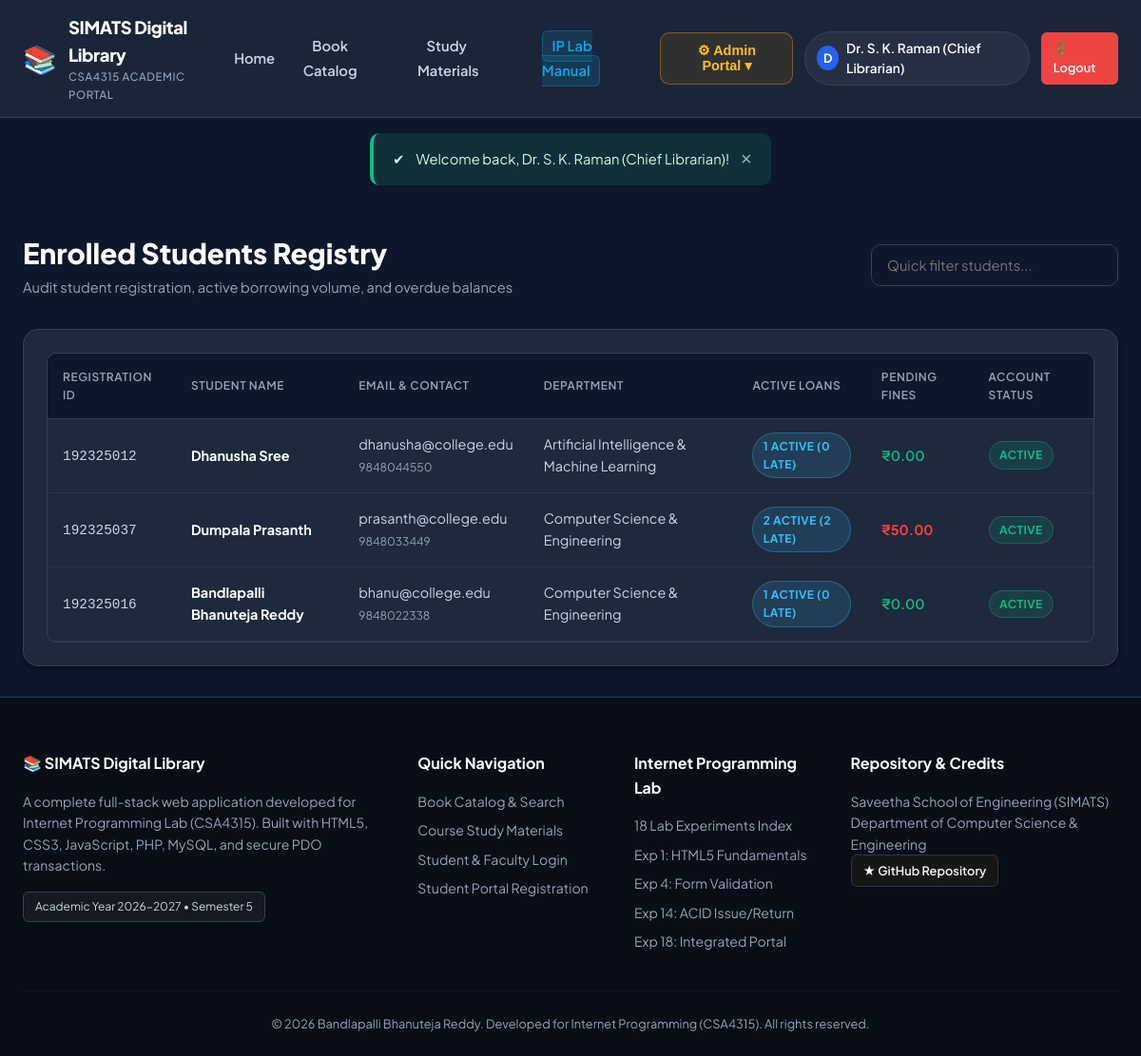
The app's page /admin/students.php (signed in) with its own data.
### tables this page shows
CREATE TABLE IF NOT EXISTS users (
    id INT AUTO_INCREMENT PRIMARY KEY,
    student_id VARCHAR(50) NOT NULL UNIQUE,
    name VARCHAR(100) NOT NULL,
    email VARCHAR(100) NOT NULL UNIQUE,
    password VARCHAR(255) NOT NULL,
    role ENUM('admin', 'student') NOT NULL DEFAULT 'student',
    phone VARCHAR(20) DEFAULT NULL,
    department VARCHAR(100) DEFAULT 'Computer Science & Engineering',
    status ENUM('active', 'suspended') NOT NULL DEFAULT 'active',
    created_at TIMESTAMP DEFAULT CURRENT_TIMESTAMP,
    INDEX idx_user_role (role),
    INDEX idx_user_email (email)
);

### admin/students.php (the view, shortened to what this page needs)
<?php
$pdo = get_db_connection();
$sql = "
    SELECT u.*,
           (SELECT COUNT(*) FROM book_issues bi WHERE bi.user_id = u.id AND bi.status IN ('issued', 'overdue')) AS active_loans,
           (SELECT COUNT(*) FROM book_issues bi WHERE bi.user_id = u.id AND bi.status = 'overdue') AS overdue_loans,
           (SELECT COALESCE(SUM(fine_amount), 0) FROM fines f WHERE f.user_id = u.id AND f.status = 'unpaid') AS pending_fines
    FROM users u
    WHERE u.role = 'student'
";
$params = [];
$sql .= " ORDER BY u.id DESC";
$stmt = $pdo->prepare($sql);
$stmt->execute($params);
$students = $stmt->fetchAll();
include_once __DIR__ . '/../includes/header.php';
?>
<div style="display: flex; justify-content: space-between; align-items: center; margin-bottom: 2rem; flex-wrap: wrap; gap: 1rem;">
    <div>
        <h1 style="font-size: 1.85rem; font-weight: 800; color: #ffffff;">Enrolled Students Registry</h1>
        <p style="color: var(--text-muted); font-size: 0.92rem;">Audit student registration, active borrowing volume, and overdue balances</p>
    </div>
    <input type="text" id="tableFilterInput" class="form-control" placeholder="Quick filter students..." style="max-width: 260px;">
</div>
<div class="card" style="padding: 1.5rem;">
    <?php if (!empty($students)): ?>
        <div class="table-responsive">
            <table class="data-table">
                <thead>
                    <tr>
                        <th>Registration ID</th>
                        <th>Student Name</th>
                        <th>Email & Contact</th>
                        <th>Department</th>
                        <th>Active Loans</th>
                        <th>Pending Fines</th>
                        <th>Account Status</th>
                    </tr>
                </thead>
                <tbody>
                    <?php foreach ($students as $st): ?>
                        <tr>
                            <td><code><?php echo htmlspecialchars($st['student_id']); ?></code></td>
                            <td><strong style="color: #ffffff;"><?php echo htmlspecialchars($st['name']); ?></strong></td>
                            <td>
                                <div><?php echo htmlspecialchars($st['email']); ?></div>
                                <small style="color: var(--text-muted);"><?php echo htmlspecialchars($st['phone'] ?? 'No phone'); ?></small>
                            </td>
                            <td><?php echo htmlspecialchars($st['department']); ?></td>
                            <td>
                                <?php if ($st['active_loans'] > 0): ?>
                                    <span class="badge badge-info"><?php echo $st['active_loans']; ?> Active (<?php echo $st['overdue_loans']; ?> Late)</span>
                                <?php else: ?>
                                    <span style="color: var(--text-muted); font-size: 0.85rem;">0 Loans</span>
                                <?php endif; ?>
                            </td>
                            <td>
                                <?php if ($st['pending_fines'] > 0): ?>
                                    <strong style="color: #ef4444;">₹<?php echo number_format($st['pending_fines'], 2); ?></strong>
                                <?php else: ?>
                                    <span style="color: #10b981; font-weight: 600;">₹0.00</span>
                                <?php endif; ?>
                            </td>
                            <td>
                                <?php if ($st['status'] === 'active'): ?>
                                    <span class="badge badge-success">Active</span>
                                <?php else: ?>
                                    <span class="badge badge-danger">Suspended</span>
                                <?php endif; ?>
                            </td>
                        </tr>
                    <?php endforeach; ?>
                </tbody>
            </table>
        </div>
    <?php else: ?>
        <p style="text-align: center; color: var(--text-muted); padding: 3rem;">No registered students found.</p>
    <?php endif; ?>
</div>
<?php include_once __DIR__ . '/../includes/footer.php'; ?>

### assets/css/style.css (style rules this page uses)
:root { --primary: #2563eb; --primary-hover: #1d4ed8; --primary-light: #dbeafe; --primary-glow: rgba(37, 99, 235, 0.2); --accent: #0ea5e9; --accent-dark: #0284c7; --bg-dark: #0f172a; --bg-surface: #1e293b; --bg-card: #1e293b; --bg-card-hover: #334155; --bg-input: #0f172a; --border-color: #334155; --border-light: #475569; --text-primary: #f8fafc; --text-secondary: #cbd5e1; --text-muted: #94a3b8; --success: #10b981; --success-bg: rgba(16, 185, 129, 0.15); --warning: #f59e0b; --warning-bg: rgba(245, 158, 11, 0.15); --danger: #ef4444; --danger-bg: rgba(239, 68, 68, 0.15); --info: #38bdf8; --info-bg: rgba(56, 189, 248, 0.15); --radius-sm: 6px; --radius-md: 10px; --radius-lg: 16px; --radius-full: 9999px; --shadow-sm: 0 1px 2px rgba(0, 0, 0, 0.3); --shadow-md: 0 4px 6px -1px rgba(0, 0, 0, 0.4), 0 2px 4px -2px rgba(0, 0, 0, 0.3); --shadow-lg: 0 10px 15px -3px rgba(0, 0, 0, 0.5), 0 4px 6px -4px rgba(0, 0, 0, 0.4); --shadow-xl: 0 20px 25px -5px rgba(0, 0, 0, 0.6), 0 8px 10px -6px rgba(0, 0, 0, 0.5); --transition: all 0.2s cubic-bezier(0.4, 0, 0.2, 1); }
*, *::before, *::after { box-sizing: border-box; margin: 0; padding: 0; }
body { font-family: 'Plus Jakarta Sans', -apple-system, BlinkMacSystemFont, 'Segoe UI', Roboto, sans-serif; background-color: var(--bg-dark); color: var(--text-primary); line-height: 1.6; min-height: 100vh; display: flex; flex-direction: column; }
.card { background: var(--bg-card); border: 1px solid var(--border-color); border-radius: var(--radius-lg); padding: 1.75rem; box-shadow: var(--shadow-md); transition: var(--transition); }
.table-responsive { overflow-x: auto; border-radius: var(--radius-md); border: 1px solid var(--border-color); background: var(--bg-card); }
.data-table { width: 100%; border-collapse: collapse; text-align: left; font-size: 0.9rem; }
.data-table th { background: #0f172a; color: var(--text-muted); padding: 0.9rem 1rem; font-weight: 600; text-transform: uppercase; font-size: 0.75rem; letter-spacing: 0.05em; border-bottom: 1px solid var(--border-color); }
.data-table td { padding: 0.9rem 1rem; border-bottom: 1px solid rgba(255, 255, 255, 0.05); color: var(--text-secondary); }
.badge { display: inline-flex; align-items: center; gap: 0.35rem; padding: 0.25rem 0.65rem; border-radius: var(--radius-full); font-size: 0.75rem; font-weight: 700; text-transform: uppercase; letter-spacing: 0.04em; }
.badge-success { background: var(--success-bg); color: var(--success); border: 1px solid rgba(16, 185, 129, 0.3); }
.badge-info { background: var(--info-bg); color: var(--info); border: 1px solid rgba(56, 189, 248, 0.3); }
.form-control { width: 100%; padding: 0.75rem 1rem; background: var(--bg-input); border: 1px solid var(--border-color); border-radius: var(--radius-md); color: var(--text-primary); font-size: 0.92rem; font-family: inherit; transition: var(--transition); }

### records on screen
users: student "192325012", name "Dhanusha Sree", email "dhanusha@college.edu", phone "9848044550", department "Artificial Intelligence & Machine Learning", active_loans "1", overdue_loans "0", shows "₹0.00", status "ACTIVE"
users: student "192325037", name "Dumpala Prasanth", email "prasanth@college.edu", phone "9848033449", department "Computer Science & Engineering", active_loans "2", overdue_loans "2", pending_fines "50.00", status "ACTIVE"
users: student "192325016", name "Bandlapalli Bhanuteja Reddy", email "bhanu@college.edu", phone "9848022338", department "Computer Science & Engineering", active_loans "1", overdue_loans "0", shows "₹0.00", status "ACTIVE"

### other values on screen
APP_NAME "SIMATS Digital Library"
substr($user['name'], 0, 1) "D"
$user['name'] "Dr. S. K. Raman (Chief Librarian)"
$flash['message'] "Welcome back, Dr. S. K. Raman (Chief Librarian)!"
